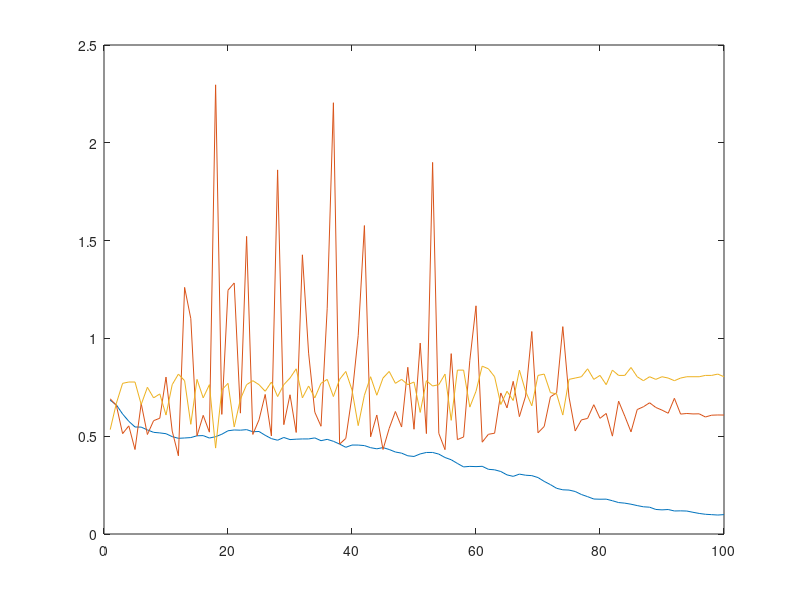

Here is the MATLAB script that generated this plot: (Note: this script raises an error after producing the figure.)
Y=[
0 	0.683865 	0.691145 	0.533784;
1 	0.659825 	0.656923 	0.668919 ;
2 	0.613450 	0.513104 	0.770270 ;
3 	0.576251 	0.552795 	0.777027 ;
4 	0.547095 	0.431839 	0.777027 ;
5 	0.546464 	0.666919 	0.662162 ;
6 	0.532288 	0.508675 	0.750000 ;
7 	0.519744 	0.579383 	0.695946 ;
8 	0.516870 	0.591971 	0.716216 ;
9 	0.512761 	0.802386 	0.608108 ;
10 	0.497852 	0.526368 	0.763514 ;
11 	0.489275 	0.399938 	0.817568 ;
12 	0.490910 	1.260814 	0.783784 ;
13 	0.492962 	1.101026 	0.560811 ;
14 	0.502169 	0.501820 	0.790541 ;
15 	0.503048 	0.606577 	0.695946 ;
16 	0.490638 	0.520681 	0.763514 ;
17 	0.497624 	2.296404 	0.439189 ;
18 	0.509975 	0.611572 	0.736486 ;
19 	0.527752 	1.246341 	0.770270 ;
20 	0.531860 	1.283532 	0.547297 ;
21 	0.530762 	0.617928 	0.689189 ;
22 	0.533587 	1.521546 	0.763514 ;
23 	0.522828 	0.508998 	0.783784 ;
24 	0.524107 	0.583705 	0.763514 ;
25 	0.504604 	0.713474 	0.729730 ;
26 	0.487638 	0.501329 	0.777027 ;
27 	0.479419 	1.861435 	0.702703 ;
28 	0.493547 	0.559039 	0.763514 ;
29 	0.482769 	0.711870 	0.797297 ;
30 	0.484748 	0.519137 	0.844595 ;
31 	0.485981 	1.427314 	0.695946 ;
32 	0.486058 	0.924670 	0.756757 ;
33 	0.491303 	0.622856 	0.695946 ;
34 	0.477097 	0.550842 	0.770270 ;
35 	0.483873 	1.154369 	0.790541 ;
36 	0.473910 	2.204784 	0.702703 ;
37 	0.459746 	0.459611 	0.790541 ;
38 	0.443227 	0.488714 	0.831081 ;
39 	0.454853 	0.705860 	0.736486 ;
40 	0.454671 	1.013909 	0.554054 ;
41 	0.452028 	1.576941 	0.709459 ;
42 	0.441370 	0.497016 	0.804054 ;
43 	0.435531 	0.608225 	0.709459 ;
44 	0.441687 	0.432118 	0.797297 ;
45 	0.431994 	0.540025 	0.831081 ;
46 	0.419233 	0.626407 	0.770270 ;
47 	0.413371 	0.546990 	0.790541 ;
48 	0.399865 	0.852435 	0.763514 ;
49 	0.396414 	0.535603 	0.777027 ;
50 	0.409454 	0.976108 	0.621622 ;
51 	0.416826 	0.513406 	0.783784 ;
52 	0.416914 	1.899769 	0.756757 ;
53 	0.408535 	0.514500 	0.763514 ;
54 	0.391046 	0.431248 	0.817568 ;
55 	0.379600 	0.922129 	0.581081 ;
56 	0.360807 	0.482621 	0.837838 ;
57 	0.343053 	0.495949 	0.837838 ;
58 	0.345698 	0.886382 	0.648649 ;
59 	0.344513 	1.166582 	0.729730 ;
60 	0.346080 	0.469514 	0.858108 ;
61 	0.330794 	0.509806 	0.844595 ;
62 	0.328152 	0.515282 	0.804054 ;
63 	0.319528 	0.721169 	0.662162 ;
64 	0.302286 	0.644826 	0.729730 ;
65 	0.294693 	0.780522 	0.682432 ;
66 	0.306148 	0.599983 	0.837838 ;
67 	0.300541 	0.704994 	0.729730 ;
68 	0.298444 	1.035271 	0.655405 ;
69 	0.288588 	0.517522 	0.810811 ;
70 	0.268977 	0.549740 	0.817568 ;
71 	0.252549 	0.700858 	0.722973 ;
72 	0.233618 	0.721834 	0.716216 ;
73 	0.225984 	1.060174 	0.608108 ;
74 	0.224640 	0.700315 	0.790541 ;
75 	0.217307 	0.526772 	0.797297 ;
76 	0.201954 	0.583330 	0.804054 ;
77 	0.190933 	0.590937 	0.844595 ;
78 	0.178852 	0.661086 	0.790541 ;
79 	0.177843 	0.591378 	0.810811 ;
80 	0.178209 	0.616397 	0.763514 ;
81 	0.170129 	0.500325 	0.837838 ;
82 	0.160781 	0.679209 	0.810811 ;
83 	0.157742 	0.602346 	0.810811 ;
84 	0.152331 	0.522176 	0.851351 ;
85 	0.145319 	0.636196 	0.804054 ;
86 	0.139163 	0.650504 	0.783784 ;
87 	0.137067 	0.670908 	0.804054 ;
88 	0.125494 	0.646978 	0.790541 ;
89 	0.123415 	0.633367 	0.804054 ;
90 	0.125186 	0.617359 	0.797297 ;
91 	0.117758 	0.693782 	0.783784 ;
92 	0.118375 	0.613061 	0.797297 ;
93 	0.117417 	0.616123 	0.804054 ;
94 	0.111011 	0.613899 	0.804054 ;
95 	0.105148 	0.614436 	0.804054 ;
96 	0.100867 	0.598200 	0.810811 ;
97 	0.098965 	0.607412 	0.810811 ;
98 	0.096998 	0.608519 	0.817568 ;
99 	0.099127 	0.608167 	0.804054 ];
figure();
K=Y(:,2:4);
display(K)
p=plot(K);
p(1).LineWidth=2;
p(2).LineWidth=2;
p(3).LineWidth=2;
%p(4).LineWidth=2;
%legend('loss_t_r_a_i_n','acc_t_r_a_i_n','loss_v_a_l','acc_v_a_l');
%legend('train\_loss','train\_acc','val\_loss','val\_acc');
legend('train\_loss','valid\_loss','accuracy');
ylim([0.0 1.4])
xlim([1 100])
ylabel('Accuracy/Loss');
xlabel('Number of epochs');